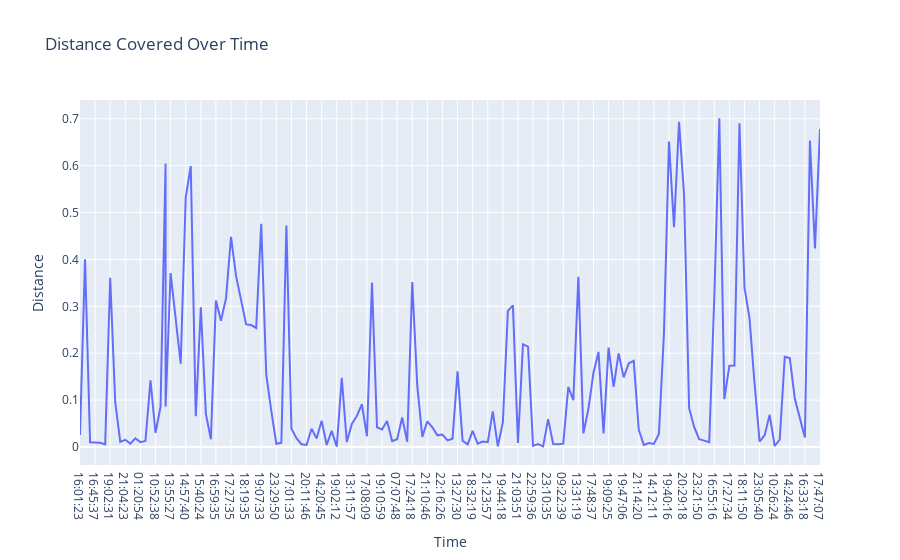

Notebook source saved alongside this figure:
### Markdown cell above
- Now let's have a look at the distance covered over time

### Code cell
# Distance Covered Over Time

fig = px.line(data, x='Time', y='Distance', title='Distance Covered Over Time')

fig.show()

pio.write_image(fig, './images/image2.png')

### Figure 1 — Plotly figure (JSON) as saved in the notebook; plotly's stock layout.template omitted (floating-point values rounded to 4 significant figures; data arrays with more than 128 entries replaced by an {"elided": "..."} marker saying what was removed)
{"data": [{"hovertemplate": "Time=%{x}<br>Distance=%{y}<extra></extra>", "legendgroup": "", "line": {"color": "#636efa", "dash": "solid"}, "marker": {"symbol": "circle"}, "mode": "lines", "name": "", "orientation": "v", "showlegend": false, "type": "scatter", "x": {"elided": "149 str values"}, "xaxis": "x", "y": {"elided": "149 float values"}, "yaxis": "y"}], "layout": {"legend": {"tracegroupgap": 0}, "title": {"text": "Distance Covered Over Time"}, "xaxis": {"anchor": "y", "domain": [0, 1], "title": {"text": "Time"}}, "yaxis": {"anchor": "x", "domain": [0, 1], "title": {"text": "Distance"}}}}
